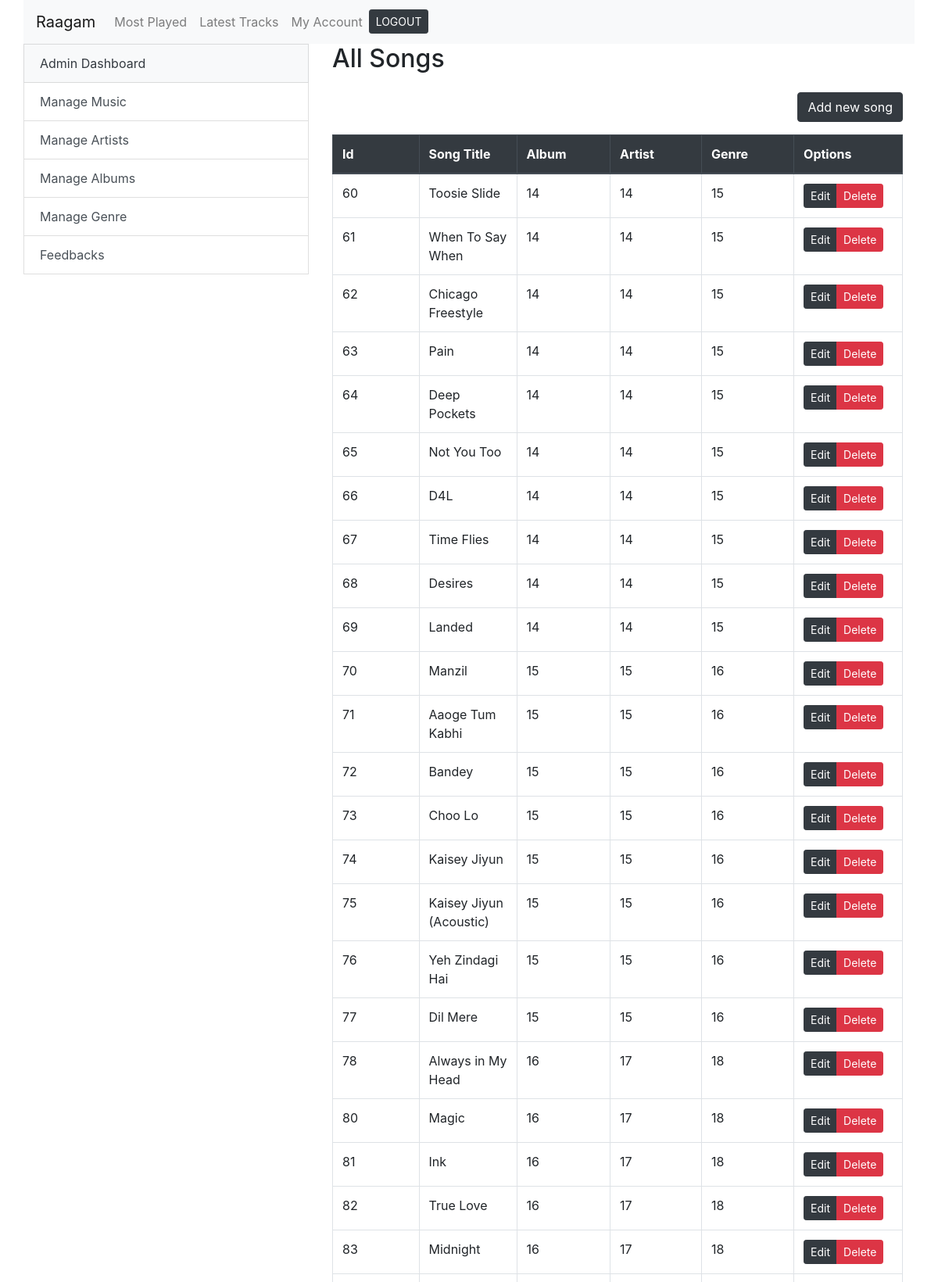
The page /admin_songs.php (signed in, upper part) on the database its author committed.
### tables this page shows
CREATE TABLE `songs` (
  `id` int(11) NOT NULL,
  `title` varchar(250) NOT NULL,
  `artist` int(11) NOT NULL,
  `album` int(11) NOT NULL,
  `genre` int(11) NOT NULL,
  `duration` varchar(8) NOT NULL,
  `path` varchar(500) NOT NULL,
  `albumOrder` int(11) NOT NULL,
  `plays` int(11) NOT NULL
);

### files/functions.php (called while the page is built, shortened)
<?php
function get_all_songs($conn){
	$sql = "SELECT id,title,album,artist,genre FROM songs
            ORDER BY id ASC";
 	$res = $conn->query($sql);
 	$songs = array();
  	while ($data = $res->fetch_assoc()) {
  		array_push($songs, $data);
 	}
 	return $songs;
}

### admin_songs.php (the view, shortened to what this page needs)
<?php
	include 'files/functions.php';
	$songs = get_all_songs($conn);
?>
<?php require_once("files/header.php"); ?>
<div class="container">
	<div class="row">
		<?php include 'files/admin_side_bar.php'; ?>
		<div class="col-md-8">
			<h2>All Songs</h2>
			<a href="admin_song_upload.php" class="btn btn-dark float-right mt-md-3 mb-md-3">
				Add new song
			</a>
			<table class="table table-bordered">
			  <thead class="thead-dark">
			    <tr>
                  <th scope="col" style="width: 20%;">Id</th>
			      <th scope="col">Song Title</th>
                  <th scope="col" style="width: 20%;">Album</th>
			      <th scope="col" style="width: 20%;">Artist</th>
                  <th scope="col" style="width: 20%;">Genre</th>
			      <th scope="col" style="width: 20%;">Options</th>
			    </tr>
			  </thead>
			  <tbody>
			  	<?php foreach ($songs as $key => $a): ?>
				    <tr>
                     <td><?php
				      	echo $a['id'];
				      ?></td>
                     <td><?php
				      	echo $a['title'];
				      ?></td>
				      <td><?php
				      	echo $a['album'];
				      ?></td>
				      <td><?php
				      	echo $a['artist'];
				      ?></td>
                      <td><?php
				      	echo $a['genre'];
				      ?></td>
				      <td><div class="btn-group btn-group-sm">
				      	<a href="admin_edit_song.php?song_id=<?php echo($a['id']); ?>" class="btn btn-dark" title="">Edit</a>
				      	<a href="admin_delete_process.php?song_id=<?php echo($a['id']); ?>" class="btn btn-danger" title="">Delete</a>
				      </div></td>
				    </tr>
			  	<?php endforeach ?>
			  </tbody>
			</table>
		</div>
	</div>
</div>
<?php require_once("files/footer.php"); ?>

### rows shown on the page
songs: id "60", title "Toosie Slide", album "14", artist "14", genre "15"
songs: id "61", title "When To Say When", album "14", artist "14", genre "15"
songs: id "62", title "Chicago Freestyle", album "14", artist "14", genre "15"
songs: id "63", title "Pain", album "14", artist "14", genre "15"
songs: id "64", title "Deep Pockets", album "14", artist "14", genre "15"
songs: id "65", title "Not You Too", album "14", artist "14", genre "15"
songs: id "66", title "D4L", album "14", artist "14", genre "15"
songs: id "67", title "Time Flies", album "14", artist "14", genre "15"
songs: id "68", title "Desires", album "14", artist "14", genre "15"
songs: id "69", title "Landed", album "14", artist "14", genre "15"
songs: id "70", title "Manzil", album "15", artist "15", genre "16"
songs: id "71", title "Aaoge Tum Kabhi", album "15", artist "15", genre "16"
songs: id "72", title "Bandey", album "15", artist "15", genre "16"
songs: id "73", title "Choo Lo", album "15", artist "15", genre "16"
songs: id "74", title "Kaisey Jiyun", album "15", artist "15", genre "16"
songs: id "75", title "Kaisey Jiyun (Acoustic)", album "15", artist "15", genre "16"
songs: id "76", title "Yeh Zindagi Hai", album "15", artist "15", genre "16"
songs: id "77", title "Dil Mere", album "15", artist "15", genre "16"
songs: id "78", title "Always in My Head", album "16", artist "17", genre "18"
songs: id "80", title "Magic", album "16", artist "17", genre "18"
songs: id "81", title "Ink", album "16", artist "17", genre "18"
songs: id "82", title "True Love", album "16", artist "17", genre "18"
songs: id "83", title "Midnight", album "16", artist "17", genre "18"
